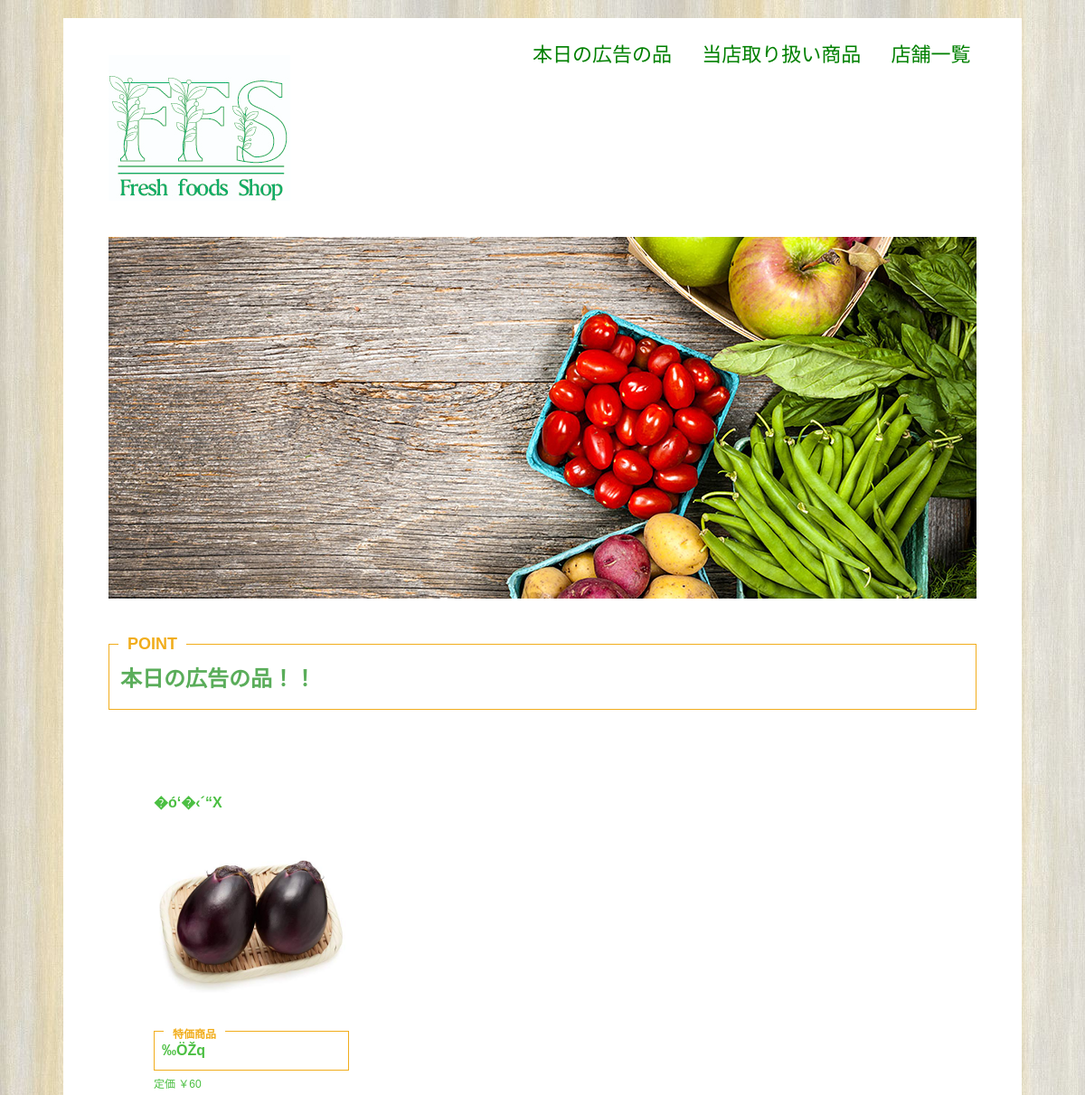
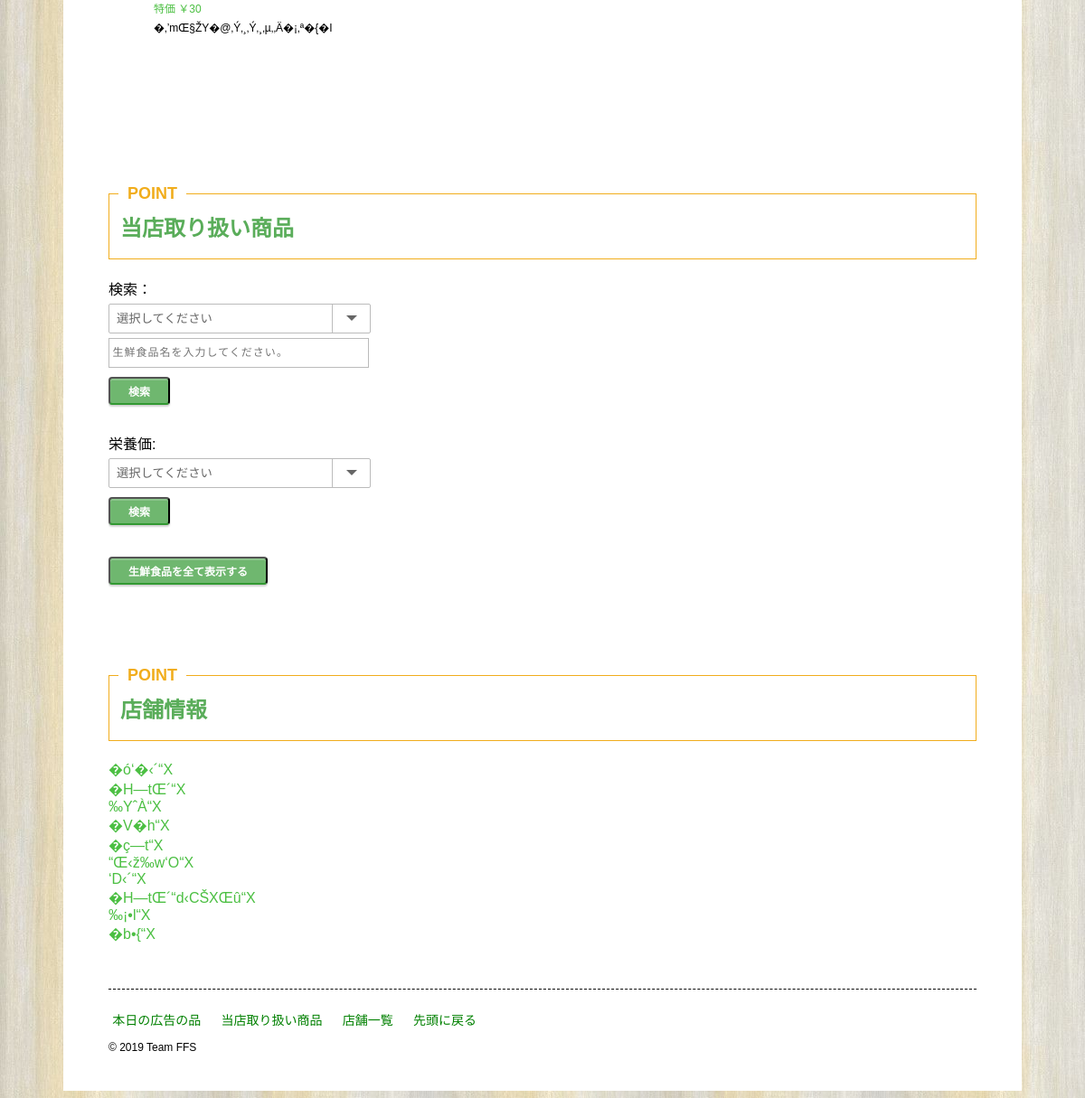
Page /TopPage.php on the committed database (2 pictures, top to bottom).
### tables this page shows
CREATE TABLE IF NOT EXISTS sale (
  `sale_id` INT AUTO_INCREMENT NOT NULL,
  `sale_price` INT NOT NULL,
  `date` DATE NOT NULL,
  `shop_id` INT NOT NULL,
  `food_id` INT NOT NULL,
  PRIMARY KEY (`sale_id`),
  FOREIGN KEY(`food_id`) REFERENCES food (`food_id`),
  FOREIGN KEY(`shop_id`) REFERENCES shop (`shop_id`)
);

CREATE TABLE IF NOT EXISTS shop (
  `shop_id` INT AUTO_INCREMENT NOT NULL,
  `shop_name` VARCHAR(100) NOT NULL,
  `address` VARCHAR(100) NOT NULL,
  `tel` VARCHAR(20) NOT NULL,
  PRIMARY KEY (`shop_id`)
);

CREATE TABLE IF NOT EXISTS food (
  `food_id` INT AUTO_INCREMENT NOT NULL,
  `food_name` VARCHAR(100) NOT NULL,
  `food_price` INT NOT NULL,
  `picture` VARCHAR(300) NOT NULL,
  `txt` TEXT NOT NULL,
  `calorie` FLOAT NOT NULL,
  `protein` FLOAT,
  `lipid` FLOAT,
  `carb` FLOAT,
  `natrium` FLOAT,
  `kalium` FLOAT,
  `show_flag` INT NOT NULL,
  `genre_id` INT NOT NULL,
  PRIMARY KEY (`food_id`),
  FOREIGN KEY(`genre_id`) REFERENCES genre (`genre_id`)
);

### TopPage.php (called while the page is built, shortened)
<?php
$dbh = connectDb();
    require_once("lib/model/SpecialPriceFood.php");
    $special_price_food = new SpecialPriceFood($dbh);
    $today = date("Y-m-d");
    $special_price_food_today_list = $special_price_food->getDataSaleFoodShoppArrayAtDate($today);
    $shop_i = new SpecialPriceFood($dbh);
    $shop_list = $shop_i->getDataShopArray();
    require_once("lib/view/view_top_page.php");
?>

### lib/model/SpecialPriceFood.php (called while the page is built, shortened)
<?php
class SpecialPriceFood
{
    private $dbh;
    public function __construct($dbh)
    {
        $this->dbh = $dbh;
    }
    public function getDataShopArray()
    {
        try {
            $sql = "SELECT * FROM ffs_db.shop";
            $sth = $this->dbh->prepare($sql);
            $sth->execute();
            return $sth->fetchAll(PDO::FETCH_ASSOC);
        } catch (PDOException $e) {
            exit("SQL発行エラー：{$e->getMessage()}");
        }
    }
    public function getDataSaleFoodShoppArrayAtDate($date)
    {
        try {
            $sql = "SELECT *
                    FROM ffs_db.sale t1
                        INNER JOIN ffs_db.food t2
                            ON t1.food_id = t2.food_id
                        INNER JOIN ffs_db.shop t3
                            ON t1.shop_id = t3.shop_id
                    WHERE date = '{$date}';";
            $sth = $this->dbh->prepare($sql);
            $sth->execute();
            return $sth->fetchAll(PDO::FETCH_ASSOC);
        } catch (PDOException $e) {
            exit("SQL発行エラー：{$e->getMessage()}");
        }
    }
}

### lib/function.php (the view, shortened to what this page needs)
<?php
function h($str)
    {
        return htmlspecialchars($str, ENT_QUOTES, "UTF-8");
    }
function ph($str)
{
    print h($str);
}

### lib/view/view_top_page.php (shortened to what this page needs)
<!DOCTYPE html>
<html lang="ja">
<head>
<link rel="stylesheet" href="lib/css/style-pc.css">
</head>
<body>
<div class="wrapper">
<header class="header_top_page">
<div class="title">
  <h1><a href="TopPage.php" id="top"><img src="lib/images/ffs.jpg" alt="FFS"></a></h1>
</div>
<nav class="navigation_main">
<ul>
  <li><a href="#today" class="link">本日の広告の品</a></li>
  <li><a href="#item" class="link">当店取り扱い商品</a><li>
  <li><a href="#shop" class="link">店舗一覧</a></li>
</ul>
</nav>
</header>
<div class="main_visual">
<div id="slideshow">
<img src="lib/images/01.jpg" alt="Slideshow Image 1" class="active">
</div>
</div>
<div class="main_area">
<font color=#5AAD5A id="today"><h2>本日の広告の品！！</h2></font>
<?php foreach ($special_price_food_today_list as $special_price_food_today) { ?>
  <section class="section_top_page">
  <?php
  $shop_url = "shop_page.php?shop_id=" .
              $special_price_food_today["shop_id"] .
              "&shop_name=" .
              $special_price_food_today["shop_name"] .
              "&address=" .
              $special_price_food_today["address"] .
              "&tel=" .
              $special_price_food_today["tel"];
  ?>
  <a href="<?php ph($shop_url) ?>"><h4 class="spf_shop_name"><?php ph($special_price_food_today["shop_name"]); ?></h4> </a>
  <a href="<?php ph($shop_url) ?>">
    <img src="lib/images/<?php ph($special_price_food_today["picture"]); ?>" alt="<?php ph($special_price_food_today["food_name"]);?>の画像" width="300" height="300">
    <h2 class="spf_name"><?php ph($special_price_food_today["food_name"]); ?></h2>
    <p>定価 ￥<?php ph(number_format($special_price_food_today["food_price"])); ?></p>
    <p>特価 ￥<?php ph(number_format($special_price_food_today["sale_price"])); ?></p>
  </a>
  <p class="sph_food_description"><?php ph($special_price_food_today["txt"]); ?></p>
  </section>
<?php } ?>
</div>
<div class="main_area">
  <font = color=#5AAD5A id="item"><h2>当店取り扱い商品</h2></font>
  検索：<form action="TopPage.php"method="post">
  <div class="cp_ipselect cp_sl02">
  <select name="genre_id">
  <option value="">選択してください</option>
  </select>
</div>
<div class="cp_iptxt">
    <input type="text" name="food_name" placeholder="生鮮食品名を入力してください。">
</div>
  <input type="submit" class="btn" value="検索">
  <br>
  栄養価: <br>
          <div class="cp_ipselect cp_sl02">
          <select name="eiyoka">
            <option value="">選択してください</option>
        </select></div> <input type="submit" class="btn" value="検索"><br>
        <a href="TopPage.php"><button class="btn">生鮮食品を全て表示する</button></a>
  </form>
</div>
<div class="main_area">
<font = color=#5AAD5A id="shop"><h2>店舗情報</h2></font>
<?php foreach ($shop_list as $shop) {?>
    <tr>
    <div class="box_shop">
        <a href="shop_page.php?shop_id=<?php
        ph($shop['shop_id']);?>&shop_name=<?php ph($shop['shop_name']);?>
        &address=<?php ph($shop['address']);?>
        &tel=<?php ph($shop['tel']);?>"
        method="post"><td><?php ph($shop["shop_name"]);?></td><br>
      </div>
    </tr>
    <?php } ?>
</div>
<footer class="footer_top_page">
<nav class="navigation_footer">
<ul>
  <li><a href="#today" class="link">本日の広告の品</a></li>
  <li><a href="#item" class="link">当店取り扱い商品</a></li>
  <li><a href="#shop" class="link">店舗一覧</a></li>
  <li><a href="#top" class="link">先頭に戻る</a></li>
</ul>
</nav>
<small>&copy; 2019 Team FFS </small>
</footer>
</div>
</body>
</html>

### rows in the picture
sale: shop.shop_name "�ó‘�‹´“X ‰ÖŽq 60 30 �‚’mŒ§ŽY�@‚Ý‚¸‚Ý‚¸‚µ‚­‚Ä�¡‚ª�{�I", food.picture (picture)
shop: shop_name "�ó‘�‹´“X"
shop: shop_name "�H—tŒ´“X"
shop: shop_name "‰YˆÀ“X"
shop: shop_name "�V�h“X"
shop: shop_name "�ç—t“X"
shop: shop_name "“Œ‹ž‰w‘O“X"
shop: shop_name "‘D‹´“X"
shop: shop_name "�H—tŒ´“d‹CŠXŒû“X"
shop: shop_name "‰¡•l“X"
shop: shop_name "�b•{“X"
